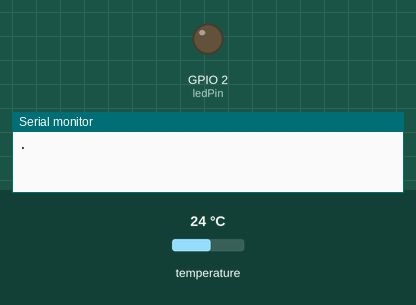
The sketch below on a simulated ESP8266 (NodeMCU). Parts: output pins drawn as LEDs (lit = HIGH), the last lines printed to the serial monitor. The inputs (shaded band) are chosen by the test bench; at power-on: temperature 24 °C. WiFi joins after 1.5 s; servers stay silent unless stated.

Above: at 0.1 s.
At 2.8 s:
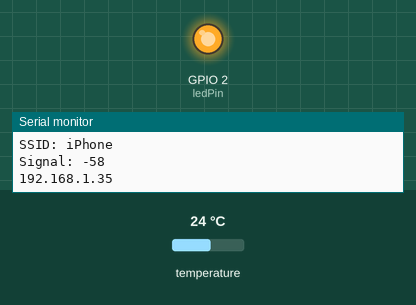
Timing chart, 0 to 4.3 s (numbered marks = the images above):
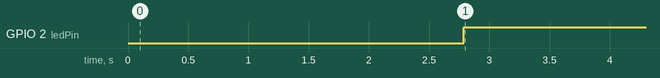

Measured:
- by itself, GPIO 2 (ledPin): LOW → HIGH at 2.8 s

The sketch:

Slave.ino
```cpp
/*  Connects to the home WiFi network
 *  Asks some network parameters
 *  Sends and receives message from the server in every 2 seconds
 *  Communicates: wifi_server_01.ino
 */


#include <OneWire.h>
#include <DallasTemperature.h>
#define BLYNK_PRINT Serial
#include <SPI.h>
#include <ESP8266WiFi.h>
#include <BlynkSimpleEsp8266.h>
float a=5;
const int oneWireBus = 14;
byte ledPin = 2;
char ssid[] = "iPhone";           // SSID of your home WiFi
char pass[] = "pagtrg40";            // password of your home WiFi

char auth[] = "JR_bvhOQoTKYY7t2hQRgQXGpCunzzT00";
BlynkTimer timer;

unsigned long askTimer = 0;
float temperatureC;
String mystring;
int s=192;
int b=168;
int c= 1;
int d= 35;
String adresa;
//char b[16]="192.168.331.335";
IPAddress IP = IPAddress(s,b,c,d);
WiFiClient client;

//char IP[16] = "123.234.111.222";


OneWire oneWire(oneWireBus);

// Pass our oneWire reference to Dallas Temperature sensor
DallasTemperature sensors(&oneWire);


BLYNK_CONNECTED() {
  // Request the latest state from the server
     Blynk.syncVirtual(V5);
     Blynk.syncVirtual(V6);


  // Alternatively, you could override server state using:
  //Blynk.virtualWrite(V2, ledState);
}

 BLYNK_WRITE(V5) {


   if((param.asInt()==1))
  {
    ESP.reset();
  }

 }

 BLYNK_WRITE(V6) {

  adresa=param.asStr();

  String l = getValue(adresa, '.', 0);
String m = getValue(adresa, '.', 1);
String n = getValue(adresa, '.', 2);
String k = getValue(adresa, '.', 3);
s=l.toInt();
b=m.toInt();
c=n.toInt();
d=k.toInt();
 IP = IPAddress(s,b,c,d);


/*   int str_len= IP.length() + 1;
 char char_array[str_len];
IP.toCharArray(char_array, str_len);
b=char_array;*/
//(b*)IP.c_str();
  }

String getValue(String data, char separator, int index)
{
    int found = 0;
    int strIndex[] = { 0, -1 };
    int maxIndex = data.length() - 1;

    for (int i = 0; i <= maxIndex && found <= index; i++) {
        if (data.charAt(i) == separator || i == maxIndex) {
            found++;
            strIndex[0] = strIndex[1] + 1;
            strIndex[1] = (i == maxIndex) ? i+1 : i;
        }
    }
    return found > index ? data.substring(strIndex[0], strIndex[1]) : "";
}
void sendSensor()
{


  // You can send any value at any time.
  // Please don't send more that 10 values per second.
  Blynk.virtualWrite(V4,temperatureC);
//   Blynk.virtualWrite(V7,char_array);
}


void setup() {

  Serial.begin(115200);               // only for debug
  WiFi.begin(ssid, pass);             // connects to the WiFi router
  while (WiFi.status() != WL_CONNECTED) {
    Serial.print(".");
    delay(500);
  }
  Serial.println("Connected to wifi");
  Serial.print("Status: "); Serial.println(WiFi.status());    // Network parameters
  Serial.print("IP: ");     Serial.println(WiFi.localIP());
  Serial.print("Subnet: "); Serial.println(WiFi.subnetMask());
  Serial.print("Gateway: "); Serial.println(WiFi.gatewayIP());
  Serial.print("SSID: "); Serial.println(WiFi.SSID());
  Serial.print("Signal: "); Serial.println(WiFi.RSSI());
  pinMode(ledPin, OUTPUT);

  sensors.begin();

  Blynk.config(auth);
  Blynk.connect();
 timer.setInterval(100L, sendSensor);

}


void loop () {

    sensors.requestTemperatures();
 temperatureC = sensors.getTempCByIndex(0);

mystring = String(temperatureC);
 //Serial.println(mystring);

Serial.println(IP);

IPAddress server(IP);       // the fix IP address of the server


  client.connect(server, 80);   // Connection to the server
  digitalWrite(ledPin, LOW);    // to show the communication only (inverted logic)
 // Serial.println(".");
  client.println(mystring+ "\r");  // sends the message to the server
  //String answer = client.readStringUntil('\r');   // receives the answer from the sever
  //Serial.println("from server: " + answer);
  client.flush();
  digitalWrite(ledPin, HIGH);
  delay(2000);                  // client will trigger the communication after two seconds
  Blynk.run();
  timer.run();
}
```
